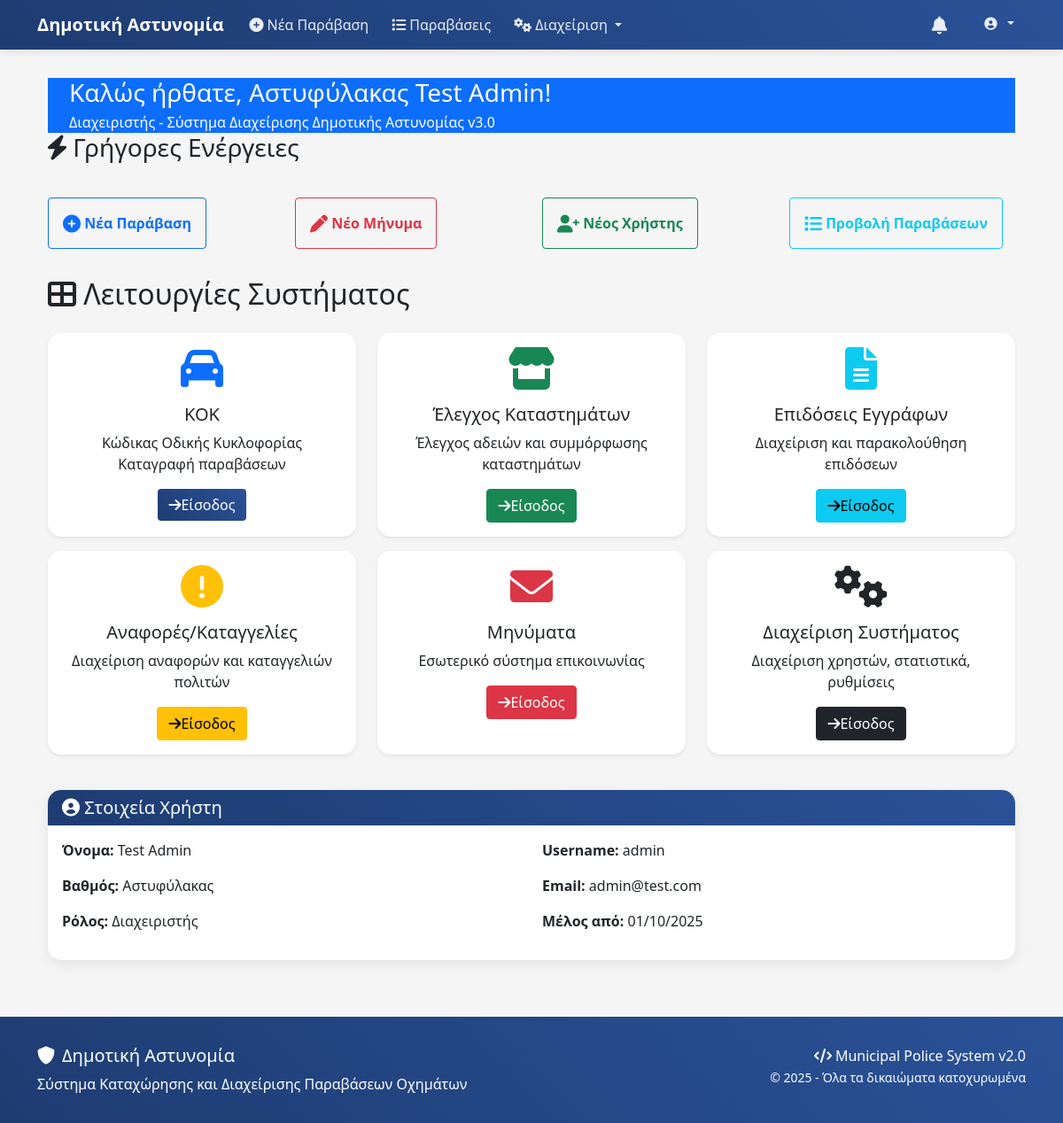
The page /dashboard (signed in) on the database its author committed.
### app.py (models this page shows, shortened)
class User(db.Model):
    id = db.Column(db.Integer, primary_key=True)
    username = db.Column(db.String(50), unique=True, nullable=False)
    email = db.Column(db.String(100), unique=True, nullable=False)
    password_hash = db.Column(db.String(255), nullable=False)
    first_name = db.Column(db.String(50), nullable=False)
    last_name = db.Column(db.String(50), nullable=False)
    rank = db.Column(db.String(50), nullable=False)  # Βαθμός
    role = db.Column(db.String(20), nullable=False, default='officer')  # 'admin', 'poweruser', 'officer'
    is_active = db.Column(db.Boolean, default=True)
    created_at = db.Column(db.DateTime, default=datetime.utcnow)
    violations = db.relationship('Violation', backref='officer', lazy=True)
    sent_messages = db.relationship('Message', foreign_keys='Message.sender_id', backref='sender', lazy=True)
    received_messages = db.relationship('MessageRecipient', backref='recipient_user', lazy=True)
    @property
    def full_name(self):
        return f"{self.rank} {self.first_name} {self.last_name}"
    @property
    def role_display(self):
        role_map = {
            'admin': 'Διαχειριστής',
            'poweruser': 'Επόπτης',
            'officer': 'Αστυνομικός'
        }
        return role_map.get(self.role, self.role)
    def can_view_admin_dashboard(self):
        return self.role in ['admin', 'poweruser']

### app.py (the view)
@app.route('/dashboard')
@login_required
def dashboard():
    user = User.query.get(session['user_id'])
    total_violations = Violation.query.count()
    my_violations = Violation.query.filter_by(officer_id=user.id).count()
    unread_messages = MessageRecipient.query.filter_by(
        recipient_id=user.id,
        is_read=False
    ).count()
    stats = {
        'total_violations': total_violations,
        'my_violations': my_violations,
        'unread_messages': unread_messages
    }
    return render_template('dashboard/central_menu.html', user=user, stats=stats)

### app.py (called while the page is built)
def login_required(f):
    @wraps(f)
    def decorated_function(*args, **kwargs):
        if 'user_id' not in session:
            flash('Παρακαλώ συνδεθείτε για να συνεχίσετε.', 'warning')
            return redirect(url_for('login'))
        return f(*args, **kwargs)
    return decorated_function

### templates/dashboard/central_menu.html (shortened to what this page needs)
{% extends "base_v2.html" %}
{% block content %}
<div class="container-fluid mt-4">
    <div class="row">
        <div class="col-12">
            <div class="jumbotron jumbotron-fluid bg-primary text-white">
                <div class="container">
                    <h3 class="mb-1">Καλώς ήρθατε, {{ user.full_name }}!</h3>
                    <p class="mb-0">{{ user.role_display }} - Σύστημα Διαχείρισης Δημοτικής Αστυνομίας v3.0</p>
                </div>
            </div>
        </div>
    </div>
    <div class="row mb-4">
        <div class="col-12">
            <h3 class="mb-3">
                <i class="fas fa-bolt mr-2"></i>
                Γρήγορες Ενέργειες
            </h3>
        </div>
    </div>
    <div class="row mb-4">
        <div class="col-md-3">
            <a href="{{ url_for('kok_module') }}" class="btn btn-outline-primary btn-block mb-2 p-3">
                <i class="fas fa-plus-circle fa-lg mr-2"></i>
                <strong>Νέα Παράβαση</strong>
            </a>
        </div>
        <div class="col-md-3">
            <a href="{{ url_for('new_message') }}" class="btn btn-outline-danger btn-block mb-2 p-3">
                <i class="fas fa-pen fa-lg mr-2"></i>
                <strong>Νέο Μήνυμα</strong>
            </a>
        </div>
        {% if user.can_manage_users %}
        <div class="col-md-3">
            <a href="{{ url_for('add_user') }}" class="btn btn-outline-success btn-block mb-2 p-3">
                <i class="fas fa-user-plus fa-lg mr-2"></i>
                <strong>Νέος Χρήστης</strong>
            </a>
        </div>
        {% endif %}
        <div class="col-md-3">
            <a href="{{ url_for('view_violations') }}" class="btn btn-outline-info btn-block mb-2 p-3">
                <i class="fas fa-list fa-lg mr-2"></i>
                <strong>Προβολή Παραβάσεων</strong>
            </a>
        </div>
    </div>
    <div class="row">
        <div class="col-12">
            <h2 class="mb-4">
                <i class="fas fa-th-large mr-2"></i>
                Λειτουργίες Συστήματος
            </h2>
        </div>
    </div>
    <div class="row">
        <div class="col-md-4 mb-3">
            <div class="card h-100 shadow-sm">
                <div class="card-body text-center">
                    <i class="fas fa-car fa-3x text-primary mb-3"></i>
                    <h5 class="card-title">ΚΟΚ</h5>
                    <p class="card-text">Κώδικας Οδικής Κυκλοφορίας<br>Καταγραφή παραβάσεων</p>
                    <a href="{{ url_for('kok_module') }}" class="btn btn-primary">
                        <i class="fas fa-arrow-right mr-2"></i>Είσοδος
                    </a>
                </div>
            </div>
        </div>
        <div class="col-md-4 mb-3">
            <div class="card h-100 shadow-sm">
                <div class="card-body text-center">
                    <i class="fas fa-store fa-3x text-success mb-3"></i>
                    <h5 class="card-title">Έλεγχος Καταστημάτων</h5>
                    <p class="card-text">Έλεγχος αδειών και συμμόρφωσης καταστημάτων</p>
                    <a href="{{ url_for('elegxos_module') }}" class="btn btn-success">
                        <i class="fas fa-arrow-right mr-2"></i>Είσοδος
                    </a>
                </div>
            </div>
        </div>
        <div class="col-md-4 mb-3">
            <div class="card h-100 shadow-sm">
                <div class="card-body text-center">
                    <i class="fas fa-file-alt fa-3x text-info mb-3"></i>
                    <h5 class="card-title">Επιδόσεις Εγγράφων</h5>
                    <p class="card-text">Διαχείριση και παρακολούθηση επιδόσεων</p>
                    <a href="{{ url_for('epidoseis_module') }}" class="btn btn-info">
                        <i class="fas fa-arrow-right mr-2"></i>Είσοδος
                    </a>
                </div>
            </div>
        </div>
        <div class="col-md-4 mb-3">
            <div class="card h-100 shadow-sm">
                <div class="card-body text-center">
                    <i class="fas fa-exclamation-circle fa-3x text-warning mb-3"></i>
                    <h5 class="card-title">Αναφορές/Καταγγελίες</h5>
                    <p class="card-text">Διαχείριση αναφορών και καταγγελιών πολιτών</p>
                    <a href="{{ url_for('anafores_module') }}" class="btn btn-warning">
                        <i class="fas fa-arrow-right mr-2"></i>Είσοδος
                    </a>
                </div>
            </div>
        </div>
        <div class="col-md-4 mb-3">
            <div class="card h-100 shadow-sm">
                <div class="card-body text-center">
                    <i class="fas fa-envelope fa-3x text-danger mb-3"></i>
                    <h5 class="card-title">Μηνύματα</h5>
                    <p class="card-text">Εσωτερικό σύστημα επικοινωνίας
                    </p>
                    <a href="{{ url_for('messages_inbox') }}" class="btn btn-danger">
                        <i class="fas fa-arrow-right mr-2"></i>Είσοδος
                    </a>
                </div>
            </div>
        </div>
        {% if user.can_view_admin_dashboard() %}
        <div class="col-md-4 mb-3">
            <div class="card h-100 shadow-sm border-primary">
                <div class="card-body text-center">
                    <i class="fas fa-cogs fa-3x text-dark mb-3"></i>
                    <h5 class="card-title">Διαχείριση Συστήματος</h5>
                    <p class="card-text">Διαχείριση χρηστών, στατιστικά, ρυθμίσεις</p>
                    <a href="{{ url_for('admin_dashboard') }}" class="btn btn-dark">
                        <i class="fas fa-arrow-right mr-2"></i>Είσοδος
                    </a>
                </div>
            </div>
        </div>
        {% endif %}
    </div>
    <div class="row mt-4">
        <div class="col-12">
            <div class="card">
                <div class="card-header">
                    <h5 class="mb-0">
                        <i class="fas fa-user-circle mr-2"></i>
                        Στοιχεία Χρήστη
                    </h5>
                </div>
                <div class="card-body">
                    <div class="row">
                        <div class="col-md-6">
                            <p><strong>Όνομα:</strong> {{ user.first_name }} {{ user.last_name }}</p>
                            <p><strong>Βαθμός:</strong> {{ user.rank }}</p>
                            <p><strong>Ρόλος:</strong> {{ user.role_display }}</p>
                        </div>
                        <div class="col-md-6">
                            <p><strong>Username:</strong> {{ user.username }}</p>
                            <p><strong>Email:</strong> {{ user.email }}</p>
                            <p><strong>Μέλος από:</strong> {{ user.created_at.strftime('%d/%m/%Y') }}</p>
                        </div>
                    </div>
                </div>
            </div>
        </div>
    </div>
</div>
{% endblock %}

### templates/base_v2.html (style rules this page uses)
:root { --primary-color: #1e3c72; --secondary-color: #2a5298; --accent-color: #f8f9fa; }
body { background-color: #f5f5f5; font-family: 'Segoe UI', Tahoma, Geneva, Verdana, sans-serif; }
.card { border: none; border-radius: 15px; box-shadow: 0 5px 15px rgba(0,0,0,0.08); transition: transform 0.2s; }
.card-header { background: linear-gradient(45deg, var(--primary-color), var(--secondary-color)); color: white; border-radius: 15px 15px 0 0 !important; border: none; font-weight: 600; }
.btn-primary { background: linear-gradient(45deg, var(--primary-color), var(--secondary-color)); border: none; font-weight: 500; }

### rows shown on the page
User: full_name "Αστυφύλακας Test Admin", role_display "Διαχειριστής", first_name "Test", last_name "Admin", rank "Αστυφύλακας", username "admin", email "admin@test.com", created_at "01/10/2025"
